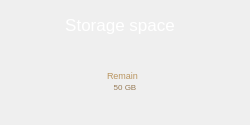
   <widget class="QFrame" name="storagspace">
    <property name="geometry">
     <rect>
      <x>312</x>
      <y>58</y>
      <width>250</width>
      <height>125</height>
     </rect>
    </property>
    <property name="styleSheet">
     <string notr="true">background: qradialgradient(cx:1.0, cy:0.0, radius: 3.0,
              fx:1.0, fy:0.0, stop:0 rgba(2, 2, 2, 0.75), stop:1 rgba(143, 99, 41, 0.75));
border-radius: 5px;
</string>
    </property>
    <property name="frameShape">
     <enum>QFrame::StyledPanel</enum>
    </property>
    <property name="frameShadow">
     <enum>QFrame::Raised</enum>
    </property>
    <widget class="QLabel" name="storagelabel">
     <property name="geometry">
      <rect>
       <x>40</x>
       <y>10</y>
       <width>160</width>
       <height>30</height>
      </rect>
     </property>
     <property name="font">
      <font>
       <pointsize>13</pointsize>
       <weight>50</weight>
       <bold>false</bold>
      </font>
     </property>
     <property name="styleSheet">
      <string notr="true">background-color: rgba(255, 255, 255, 0);
border: 0px;
color: rgb(255, 255, 255);</string>
     </property>
     <property name="lineWidth">
      <number>0</number>
     </property>
     <property name="text">
      <string>Storage space</string>
     </property>
     <property name="alignment">
      <set>Qt::AlignCenter</set>
     </property>
    </widget>
    <widget class="QLabel" name="roundbrown">
     <property name="geometry">
      <rect>
       <x>95</x>
       <y>50</y>
       <width>60</width>
       <height>60</height>
      </rect>
     </property>
     <property name="styleSheet">
      <string notr="true">background-color: rgba(255, 255, 255, 0);
border: 0px;</string>
     </property>
     <property name="text">
      <string/>
     </property>
     <property name="pixmap">
      <pixmap>pics/HMI/icon/Storage golden side.svg</pixmap>
     </property>
     <property name="scaledContents">
      <bool>true</bool>
     </property>
    </widget>
    <widget class="QLabel" name="roundblack">
     <property name="geometry">
      <rect>
       <x>95</x>
       <y>50</y>
       <width>60</width>
       <height>60</height>
      </rect>
     </property>
     <property name="styleSheet">
      <string notr="true">background-color: rgba(255, 255, 255, 0);
border: 0px;</string>
     </property>
     <property name="text">
      <string/>
     </property>
     <property name="pixmap">
      <pixmap>pics/HMI/icon/Storage brown side.svg</pixmap>
     </property>
     <property name="scaledContents">
      <bool>true</bool>
     </property>
    </widget>
    <widget class="QLabel" name="remain">
     <property name="geometry">
      <rect>
       <x>102</x>
       <y>70</y>
       <width>50</width>
       <height>10</height>
      </rect>
     </property>
     <property name="font">
      <font>
       <family>Ubuntu</family>
       <pointsize>7</pointsize>
      </font>
     </property>
     <property name="styleSheet">
      <string notr="true">background-color: rgba(255, 255, 255, 0);
color: #B99560;
border: 0px;</string>
     </property>
     <property name="text">
      <string>  Remain</string>
     </property>
    </widget>
    <widget class="QLabel" name="storagedatalabel">
     <property name="geometry">
      <rect>
       <x>100</x>
       <y>82</y>
       <width>50</width>
       <height>10</height>
      </rect>
     </property>
     <property name="font">
      <font>
       <pointsize>6</pointsize>
      </font>
     </property>
     <property name="styleSheet">
      <string notr="true">background-color: rgba(255, 255, 255, 0);
border: 0px;
color: rgb(152, 124, 88);</string>
     </property>
     <property name="text">
      <string>50 GB</string>
     </property>
     <property name="alignment">
      <set>Qt::AlignCenter</set>
     </property>
    </widget>
    <zorder>storagelabel</zorder>
    <zorder>roundblack</zorder>
    <zorder>remain</zorder>
    <zorder>storagedatalabel</zorder>
    <zorder>roundbrown</zorder>
   </widget>
